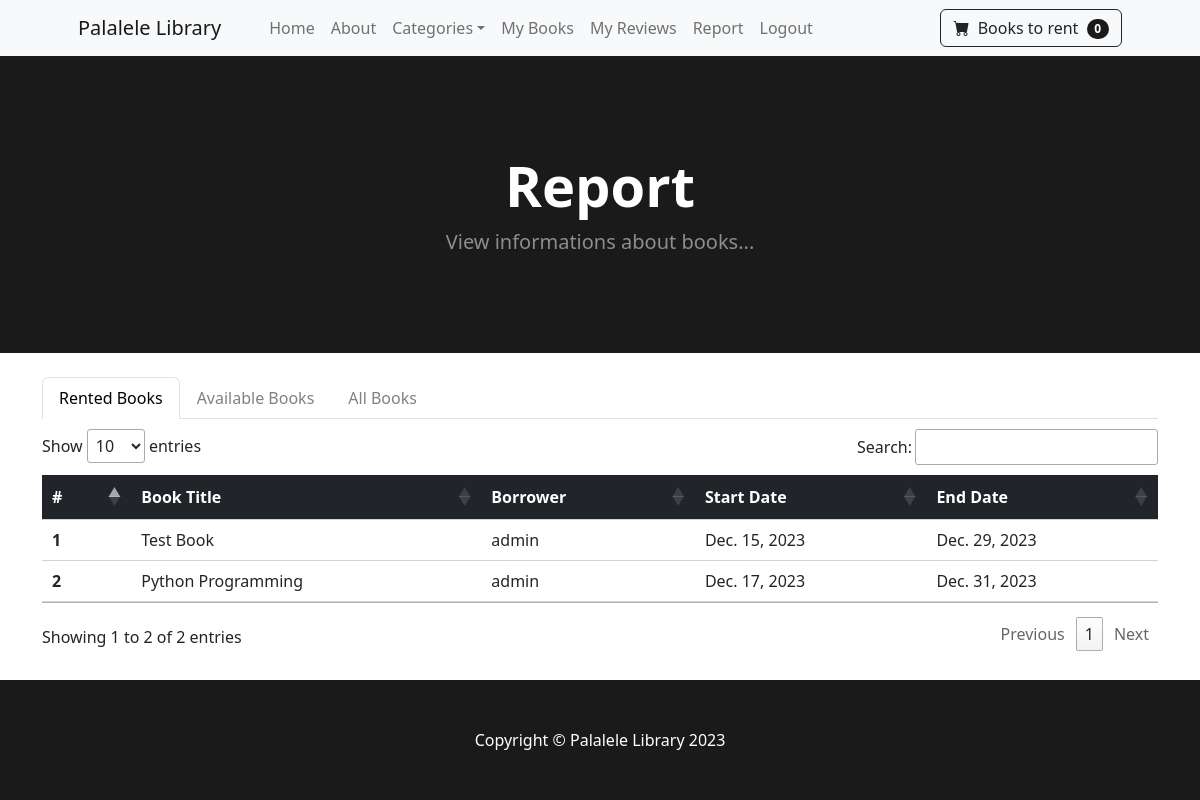
The page /report/ (signed in) on the database as committed earlier.
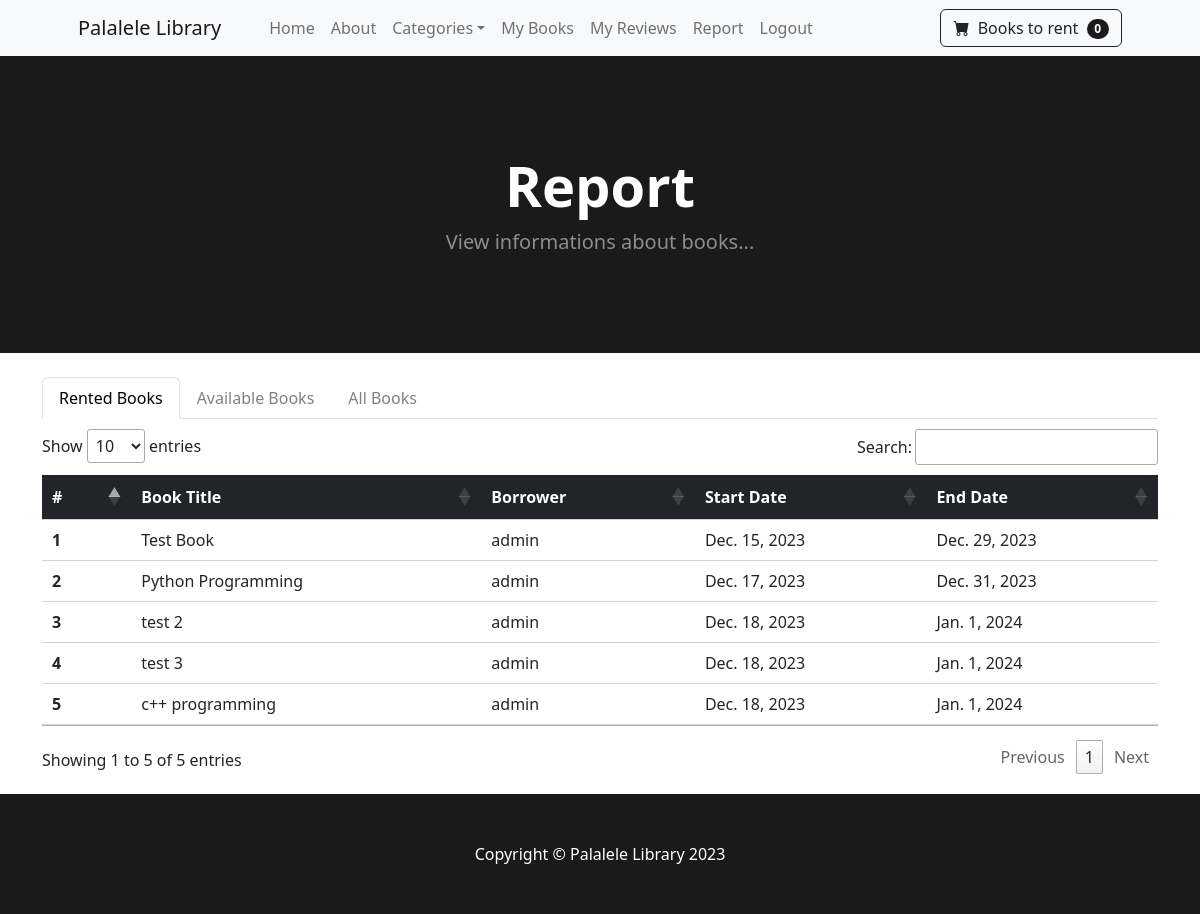
The same page on the database as committed later.
### library/models.py (models this page shows, shortened)
class BookInstance(models.Model):
    book = models.ForeignKey(Book, on_delete=models.CASCADE)
    is_returned = models.BooleanField(default=False)
    start_date = models.DateField()
    end_date = models.DateField()
    borrower = models.ForeignKey(CustomUser, on_delete=models.SET_NULL, null=True, blank=True)

class Book(models.Model):
    title = models.CharField(max_length=100)
    author = models.CharField(max_length=100)
    description = models.TextField(blank=True, null=True)
    category = models.ForeignKey(Category, on_delete=models.CASCADE, blank=True, null=True)
    image = models.ImageField(upload_to='uploads/book/')
    quantity = models.PositiveIntegerField(default=1)

class CustomUser(AbstractUser):
    is_approved = models.BooleanField(default=False)

### library/views.py (the view)
# urls.py: path('report/', ReportView.as_view(), name='report'),
class ReportView(TemplateView):
    template_name = 'report.html'
    @method_decorator(staff_required)
    def dispatch(self, *args, **kwargs):
        return super().dispatch(*args, **kwargs)
    def get_context_data(self, **kwargs):
        context = super().get_context_data(**kwargs)
        rented_books = BookInstance.objects.filter(is_returned=False)
        available_books = Book.objects.filter(quantity__gt=0)
        all_books = Book.objects.all()
        context['rented_books'] = rented_books
        context['available_books'] = available_books
        context['all_books'] = all_books
        return context

### cart/cart.py (called while the page is built)
    def __len__(self):
        return len(self.cart)

### cart/context_processors.py (called while the page is built)
def cart(request):
    return { 'cart': Cart(request) }

### library/context_processors.py (called while the page is built)
def navbar_content(request):
    categories = Category.objects.all()
    return {'categories': categories}

### library/templates/report.html (shortened to what this page needs)
{% extends 'base.html' %}
{% block content %}
    <header class="bg-dark py-5">
        <div class="container px-4 px-lg-5 my-5">
            <div class="text-center text-white">
                <h1 class="display-4 fw-bolder">Report</h1>
                <p class="lead fw-normal text-white-50 mb-0">View informations about books...</p>
            </div>
        </div>
    </header>
    <br/>
    <div class="container">
      <ul class="nav nav-tabs" id="bookTabs">
          <li class="nav-item">
              <a class="nav-link active" id="rented-books-tab" data-toggle="tab" href="#rented-books">Rented Books</a>
          </li>
          <li class="nav-item">
              <a class="nav-link" id="available-books-tab" data-toggle="tab" href="#available-books">Available Books</a>
          </li>
          <li class="nav-item">
            <a class="nav-link" id="all-books-tab" data-toggle="tab" href="#all-books">All Books</a>
        </li>
      </ul>
    </div>
    <div class="container tab-content" id="bookTables">
      <div class="tab-pane fade show active" id="rented-books">
          {% if rented_books %}
              <table id="rentedBooksTable" class="table">
                <thead class="table-dark pt-2">
                  <tr>
                    <th scope="col">#</th>
                    <th scope="col">Book Title</th>
                    <th scope="col">Borrower</th>
                    <th scope="col">Start Date</th>
                    <th scope="col">End Date</th>
                  </tr>
                </thead>
                <tbody>
                  {% for book_instance in rented_books %}
                  <tr>
                    <th scope="row">{{ forloop.counter }}</th>
                    <td>{{ book_instance.book.title }}</td>
                    <td>{{ book_instance.borrower.username }}</td>
                    <td>{{ book_instance.start_date }}</td>
                    <td>{{ book_instance.end_date }}</td>
                  </tr>
                {% endfor %}
                </tbody>
              </table>
          {% else %}
              <p>No rented books available.</p>
          {% endif %}
      </div>
    </div>
{% endblock %}

Rows that differ between the two databases and show on the page:
added BookInstance: book "test 2", borrower.username "admin", start_date "Dec. 18, 2023", end_date "Jan. 1, 2024"
added BookInstance: book "test 3", borrower.username "admin", start_date "Dec. 18, 2023", end_date "Jan. 1, 2024"
added BookInstance: book "c++ programming", borrower.username "admin", start_date "Dec. 18, 2023", end_date "Jan. 1, 2024"
Other text that changed with them:
text written by a page script: "Show entries Search: Showing 1 to 2 of 2 entries Previous 1 Next" → "Show entries Search: Showing 1 to 5 of 5 entries Previous 1 Next"
